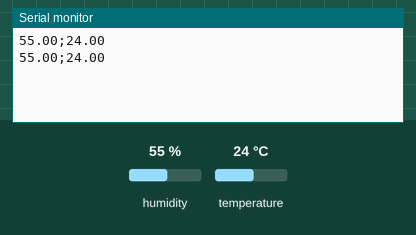
Bench run of a sketch on a simulated Arduino Uno, built with avr-gcc and run on an emulated ATmega328P. Shown: the last lines printed to the serial monitor. The inputs (shaded band) are chosen by the test bench; at power-on: humidity 55 %, temperature 24 °C.

Above: at 2.8 s.
2.9 s: humidity set to 22 %
At 5.3 s:
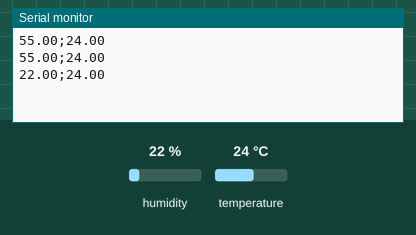
5.6 s: temperature set to 12 °C
At 6.5 s:
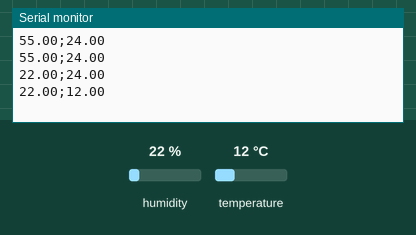
8.3 s: humidity set to 40 %
At 11.3 s:
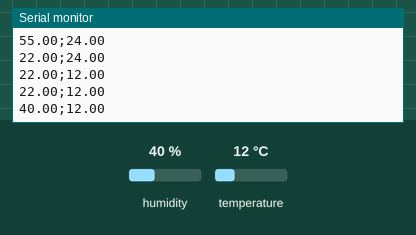
Timing chart, 0 to 12.8 s (numbered marks = the images above; inputs shaded):
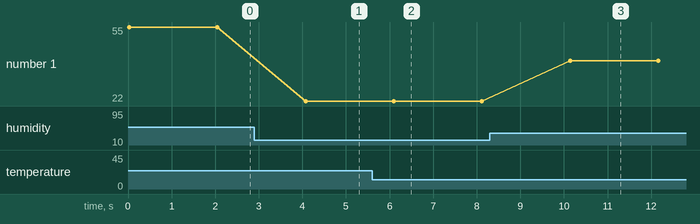

The sketch:

codigoarduino.ino
```cpp
#include "DHT.h" // Trás da biblioteca codigos e calculos mais complexos para usar os resultados


#define TIPO_SENSOR DHT11 // Define o tipo de sensor que sera usado
const int PINO_SENSOR_DHT11 = A0; // define o ponto de partida dos dados

DHT sensorDHT(PINO_SENSOR_DHT11, TIPO_SENSOR);

void setup() { //configura o sensor
  Serial.begin(9600);
  sensorDHT.begin();
}

void loop() { // inicia um loop de coleta de dados continuo sobre temperatura e umidade

  float umidade = sensorDHT.readHumidity();
  float temperatura = sensorDHT.readTemperature();
  int umimax = 80;
  int tempmax = 40;


if (isnan(temperatura) || isnan (umidade)) { //insere um sistema de decisão
  Serial.println("Erro ao ler os dados do sensor");

} else {
  if(umidade > 100){
    umidade = 100;
  }
  if(temperatura > 100){
    temperatura = 100;
  }
  Serial.print(umidade);

  Serial.print(";");

  Serial.println(temperatura);

}

delay (2000);
}
```

Measured:
- after the input at 2.9 s, the serial monitor: prints a new line after 1.2 s (image 1)
- after the input at 5.6 s, the serial monitor: prints a new line after 0.50 s (image 2)
- after the input at 8.3 s, the serial monitor: prints a new line after 1.8 s (image 3)
- plotted number 1: 55 → 22 after the input at 2.9 s, 22 → 40 after the input at 8.3 s
